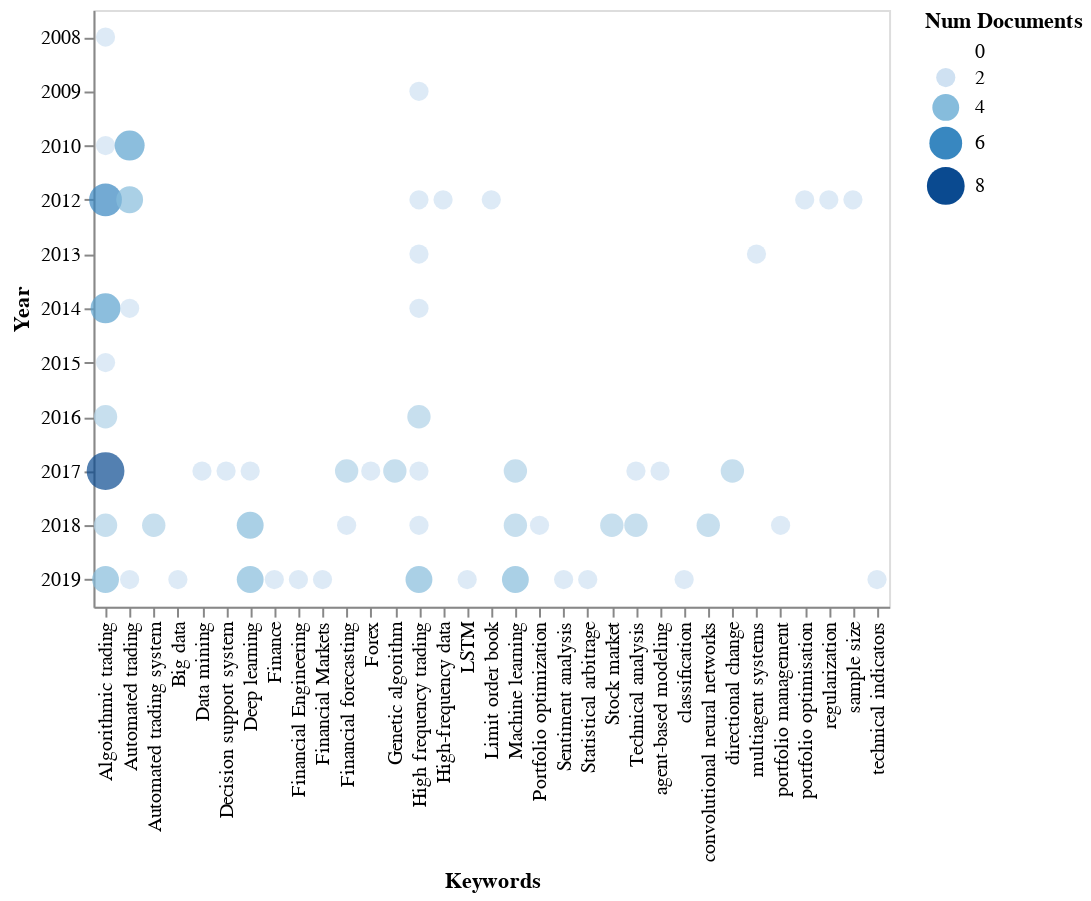

The code cell stored with this chart in its notebook:
### Code cell
from techMiner import alt_circleplot

alt_circleplot(
    term_by_term( 
        df=records, 
        termA='Keywords', 
        termB='Year', 
        sepA=';', 
        sepB=None, 
        minmax=(2,8)))

### Figure 1 — Vega-Lite specification as saved in the notebook (floating-point values rounded to 4 significant figures)
{"$schema": "https://vega.github.io/schema/vega-lite/v3.4.0.json", "config": {"mark": {"tooltip": null}, "view": {"height": 300, "width": 400}}, "data": {"name": "data-91c2203e13d7aaa009d59d64ea322ac5"}, "datasets": {"data-91c2203e13d7aaa009d59d64ea322ac5": [{"Keywords": "Algorithmic trading", "Num Documents": 2, "Year": 2008}, {"Keywords": "Algorithmic trading", "Num Documents": 2, "Year": 2010}, {"Keywords": "Algorithmic trading", "Num Documents": 6, "Year": 2012}, {"Keywords": "Algorithmic trading", "Num Documents": 5, "Year": 2014}, {"Keywords": "Algorithmic trading", "Num Documents": 2, "Year": 2015}, {"Keywords": "Algorithmic trading", "Num Documents": 3, "Year": 2016}, {"Keywords": "Algorithmic trading", "Num Documents": 8, "Year": 2017}, {"Keywords": "Algorithmic trading", "Num Documents": 3, "Year": 2018}, {"Keywords": "Algorithmic trading", "Num Documents": 4, "Year": 2019}, {"Keywords": "Automated trading", "Num Documents": 5, "Year": 2010}, {"Keywords": "Automated trading", "Num Documents": 4, "Year": 2012}, {"Keywords": "Automated trading", "Num Documents": 2, "Year": 2014}, {"Keywords": "Automated trading", "Num Documents": 2, "Year": 2019}, {"Keywords": "Automated trading system", "Num Documents": 3, "Year": 2018}, {"Keywords": "Big data", "Num Documents": 2, "Year": 2019}, {"Keywords": "Data mining", "Num Documents": 2, "Year": 2017}, {"Keywords": "Decision support system", "Num Documents": 2, "Year": 2017}, {"Keywords": "Deep learning", "Num Documents": 2, "Year": 2017}, {"Keywords": "Deep learning", "Num Documents": 4, "Year": 2018}, {"Keywords": "Deep learning", "Num Documents": 4, "Year": 2019}, {"Keywords": "Finance", "Num Documents": 2, "Year": 2019}, {"Keywords": "Financial Engineering", "Num Documents": 2, "Year": 2019}, {"Keywords": "Financial Markets", "Num Documents": 2, "Year": 2019}, {"Keywords": "Financial forecasting", "Num Documents": 3, "Year": 2017}, {"Keywords": "Financial forecasting", "Num Documents": 2, "Year": 2018}, {"Keywords": "Forex", "Num Documents": 2, "Year": 2017}, {"Keywords": "Genetic algorithm", "Num Documents": 3, "Year": 2017}, {"Keywords": "High frequency trading", "Num Documents": 2, "Year": 2009}, {"Keywords": "High frequency trading", "Num Documents": 2, "Year": 2012}, {"Keywords": "High frequency trading", "Num Documents": 2, "Year": 2013}, {"Keywords": "High frequency trading", "Num Documents": 2, "Year": 2014}, {"Keywords": "High frequency trading", "Num Documents": 3, "Year": 2016}, {"Keywords": "High frequency trading", "Num Documents": 2, "Year": 2017}, {"Keywords": "High frequency trading", "Num Documents": 2, "Year": 2018}, {"Keywords": "High frequency trading", "Num Documents": 4, "Year": 2019}, {"Keywords": "High-frequency data", "Num Documents": 2, "Year": 2012}, {"Keywords": "LSTM", "Num Documents": 2, "Year": 2019}, {"Keywords": "Limit order book", "Num Documents": 2, "Year": 2012}, {"Keywords": "Machine learning", "Num Documents": 3, "Year": 2017}, {"Keywords": "Machine learning", "Num Documents": 3, "Year": 2018}, {"Keywords": "Machine learning", "Num Documents": 4, "Year": 2019}, {"Keywords": "Portfolio optimization", "Num Documents": 2, "Year": 2018}, {"Keywords": "Sentiment analysis", "Num Documents": 2, "Year": 2019}, {"Keywords": "Statistical arbitrage", "Num Documents": 2, "Year": 2019}, {"Keywords": "Stock market", "Num Documents": 3, "Year": 2018}, {"Keywords": "Technical analysis", "Num Documents": 2, "Year": 2017}, {"Keywords": "Technical analysis", "Num Documents": 3, "Year": 2018}, {"Keywords": "agent-based modeling", "Num Documents": 2, "Year": 2017}, {"Keywords": "classification", "Num Documents": 2, "Year": 2019}, {"Keywords": "convolutional neural networks", "Num Documents": 3, "Year": 2018}, {"Keywords": "directional change", "Num Documents": 3, "Year": 2017}, {"Keywords": "multiagent systems", "Num Documents": 2, "Year": 2013}, {"Keywords": "portfolio management", "Num Documents": 2, "Year": 2018}, {"Keywords": "portfolio optimisation", "Num Documents": 2, "Year": 2012}, {"Keywords": "regularization", "Num Documents": 2, "Year": 2012}, {"Keywords": "sample size", "Num Documents": 2, "Year": 2012}, {"Keywords": "technical indicators", "Num Documents": 2, "Year": 2019}]}, "encoding": {"color": {"field": "Num Documents", "type": "quantitative"}, "size": {"field": "Num Documents", "type": "quantitative"}, "x": {"axis": {"labelAngle": 270}, "field": "Keywords", "type": "nominal"}, "y": {"field": "Year", "type": "nominal"}}, "mark": "circle"}
